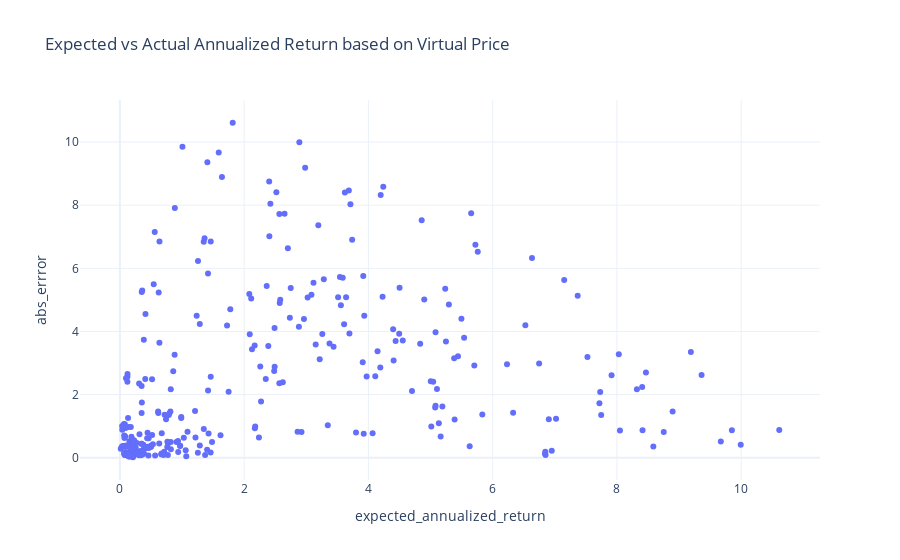

Source (notebook cell):
### Code cell
px.scatter(
    vp_df,
    x="expected_annualized_return",
    y="abs_errror",
    title="Expected vs Actual Annualized Return based on Virtual Price",
).show()

### Figure 1 — Plotly figure (JSON) as saved in the notebook; plotly's stock layout.template omitted (floating-point values rounded to 4 significant figures; data arrays with more than 128 entries replaced by an {"elided": "..."} marker saying what was removed)
{"data": [{"hovertemplate": "expected_annualized_return=%{x}<br>abs_errror=%{y}<extra></extra>", "legendgroup": "", "marker": {"color": "#636efa", "symbol": "circle"}, "mode": "markers", "name": "", "orientation": "v", "showlegend": false, "type": "scatter", "x": {"elided": "326 float values"}, "xaxis": "x", "y": {"elided": "326 float values"}, "yaxis": "y"}], "layout": {"legend": {"tracegroupgap": 0}, "title": {"text": "Expected vs Actual Annualized Return based on Virtual Price"}, "xaxis": {"anchor": "y", "domain": [0, 1], "title": {"text": "expected_annualized_return"}}, "yaxis": {"anchor": "x", "domain": [0, 1], "title": {"text": "abs_errror"}}}}
